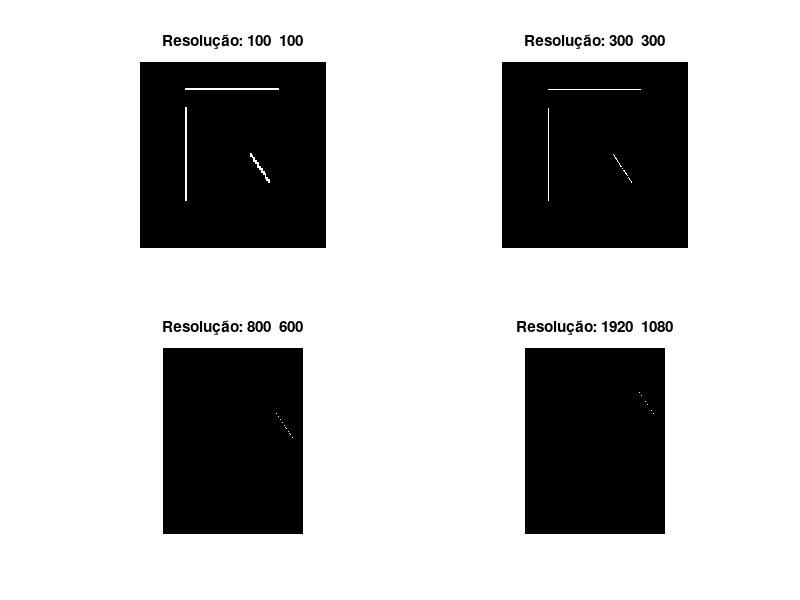

MATLAB code to generate this figure:
% Arquivo de script
1;

%{
Entrada:
    - uma matriz 2x2 em que cada linha representa um ponto em coordenadas
      normalizadas
    - uma resolução de tela / dispositivo.
Saída:
    - Uma matriz 2x2 em que cada linha representa um ponto em coordenadas
 do dispositivo.
%}
function retaTela = normParaTela(retaNormalizada, resolucao)
    larguraTela = resolucao(1, 1);
    alturaTela = resolucao(1, 2);
    retaTela = zeros(2,2);
    for j = 1:2
        retaTela(j,1) = larguraTela * (-1 - retaNormalizada(j,1)) / -2;
        retaTela(j,2) = alturaTela * (-1 - retaNormalizada(j,2)) / -2;
    end
end

%{
Entrada:
    - uma matriz 2x2 em que cada linha representa um ponto em coordenadas
      do dispositivo
    - uma resolução de tela / dispositivo.
    - Uma matriz de pixels vazia ou já preenchida com rasterizações anteriores
Saída:
    - Uma matriz de pixels preenchida com a rasterização da reta de entrada
%}
function img = rasterizarReta(reta, resolucao, img)
    x1 = reta(1, 1);
    y1 = reta(1, 2);
    x2 = reta(2, 1);
    y2 = reta(2, 2);
    larguraTela = resolucao(1, 1);
    alturaTela = resolucao(1, 2);

    % Calcule os deltas das coordenadas x e y
    dx = (x2 - x1) / larguraTela;
    dy = (y2 - y1) / alturaTela;

    % Calcule os valores de x e y iniciais
    x = x1;
    y = y1;

    % Rasterize o segmento de reta
    for j = 1:larguraTela
        % Arredonde os valores de x e y para os índices da matriz
        x_index = round(x);
        y_index = round(y);

        % Verifique se o índice está dentro dos limites da matriz
        if x_index >= 1 && x_index <= larguraTela && y_index >= 1 && y_index <= alturaTela
            img(y_index, x_index) = 1; % Defina o pixel como branco
        end

        % Atualize os valores de x e y
        x = x + dx;
        y = y + dy;
    end
end

% Define as coordenadas dos pontos iniciais e finais dos segmentos de reta
% intervalo normalizado: ambos x e y estão no intervalo de -1 a 1
retasNormalizadas = {[-0.5 -0.5; -0.5 0.5] [0.4 0.3; 0.2 0] [-0.5 -0.7; 0.5 -0.7]};
% Defina as resoluções desejadas
resolucoes = [100 100; 300 300; 800 600; 1920 1080];
% Loop através das diferentes resoluções
for i = 1:length(resolucoes)
    resolucao = resolucoes(i, :);
    % Crie uma matriz vazia para a imagem
    img = zeros(resolucao(1, 1), resolucao(1, 2));
    for j = 1:length(retasNormalizadas)
        retaTela = normParaTela(retasNormalizadas{j}, resolucao);
        img = rasterizarReta(retaTela, resolucao, img);
    end
    % Mostre a imagem
    subplot(2, 2, i);
    imshow(img);
    title(['Resolução: ' num2str(resolucao)]);
end
